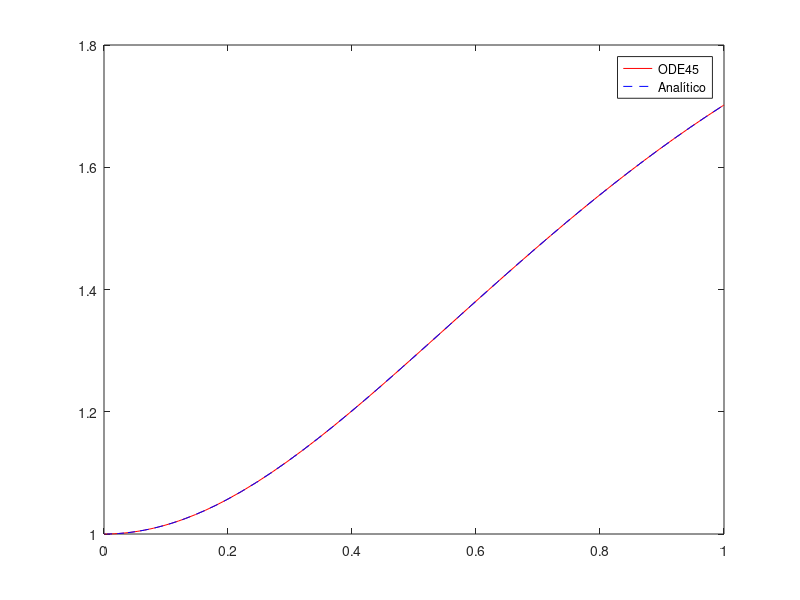

The MATLAB script that drew this image: (Note: this script raises an error after producing the figure.)
function [t,y] = RA232488_L11_04()
    
    clc; clear; close all force;
    
    y0 = 1;

    f = @(t, y) - t * y + 4 * t / y;

    [t, y] = ode45(f, [0 1], y0);

    y_analitico = sqrt(4 - (3 .* exp(- t.^2))) ;

    plot(t, y, 'r', t, y_analitico, 'b--');
    legend('ODE45', 'Analítico');
    title('$ y'' = - ty + 4t/y $', Interpreter='latex');
    xlabel("t");
    ylabel("y(t)");

end